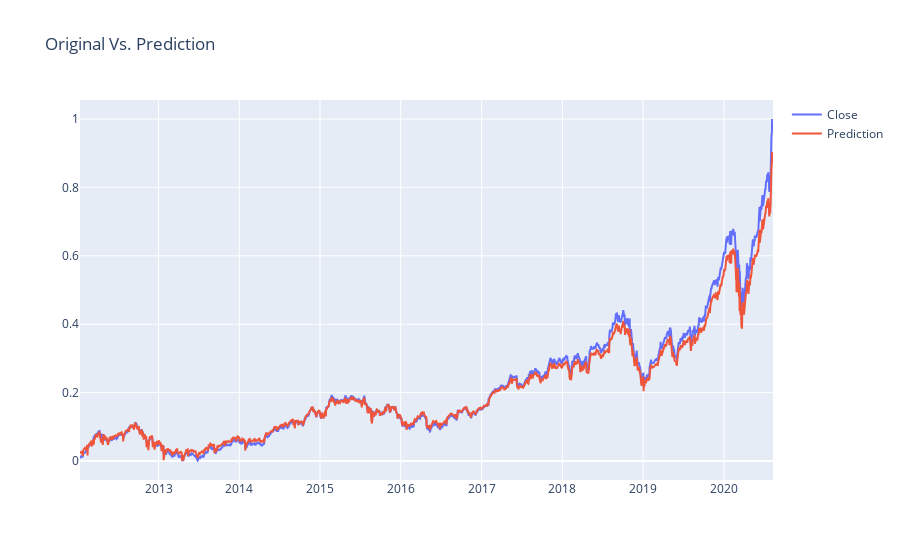

Write notebook code for a chart like this one.
### Code cell
# Plotting the results
interactive_plot(df_predicted, "Original Vs. Prediction")

### Figure 1 — Plotly figure (JSON) as saved in the notebook; plotly's stock layout.template omitted (floating-point values rounded to 4 significant figures; data arrays with more than 128 entries replaced by an {"elided": "..."} marker saying what was removed)
{"data": [{"name": "Close", "type": "scatter", "x": {"elided": "2158 str values"}, "y": {"elided": "2158 float values"}}, {"name": "Prediction", "type": "scatter", "x": {"elided": "2158 str values"}, "y": {"elided": "2158 float values"}}], "layout": {"legend": {"tracegroupgap": 0}, "title": {"text": "Original Vs. Prediction"}, "xaxis": {"anchor": "y", "domain": [0, 1]}, "yaxis": {"anchor": "x", "domain": [0, 1]}}}
